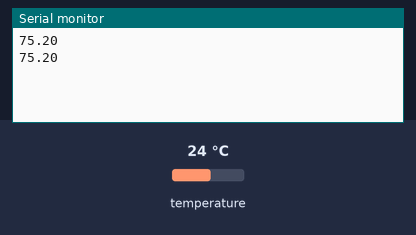
A sketch run on a simulated ESP32. On the bench: the last lines printed to the serial monitor. The inputs (shaded band) are chosen by the test bench; at power-on: temperature 24 °C.

Above: at 3.3 s.
3.4 s: temperature set to 12 °C
At 4.7 s:
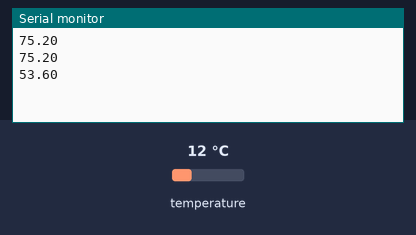
5.9 s: temperature set to 19 °C
At 7.2 s:
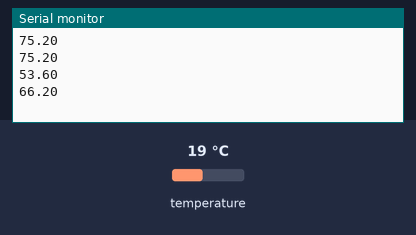
Timing chart, 0 to 8.9 s (numbered marks = the images above; inputs shaded):
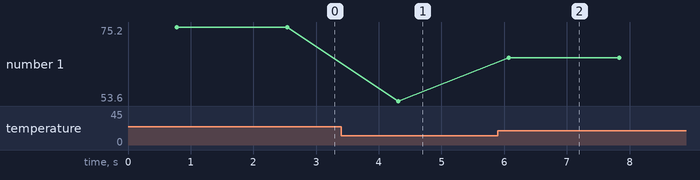

Measured:
- after the input at 3.4 s, the serial monitor: prints a new line after 0.91 s (image 1)
- after the input at 5.9 s, the serial monitor: prints a new line after 0.17 s (image 2)
- plotted number 1: 75.2 → 53.6 after the input at 3.4 s, 53.6 → 66.2 after the input at 5.9 s

The sketch:

CANBus_Transmitter.ino
```cpp
#include <SPI.h>          //Library for using SPI Communication
#include <mcp2515.h>      //Library for using CAN Communication (https://github.com/autowp/arduino-mcp2515/)
#include <OneWire.h>
#include <DallasTemperature.h>

// Pin used for one wire communication on the ExpressIf ESP32, note that pin 2 is reserved
#define ONE_WIRE_BUS (8)

// Desired time interval between measurements (in milliseconds)
#define DATA_INTERVAL (2000)

// Set to 'true' to print all outputs over USB serial, 'false' to print only the sensor data
#define PRINT_ALL (false)

// The LED is used to indicate an ERROR, note that some ESP32 modules have an on-board LED
#define LED_PIN (19)

// The OneWire instance used for the Dallas sensor
OneWire oneWire(ONE_WIRE_BUS);

// The Sensor instance
DallasTemperature sensor(&oneWire);

// To store the sensor's address per OneWire protocol
DeviceAddress deviceAddress;

struct can_frame canMsg;

MCP2515 mcp2515(10);

void setup()
{
  while (!Serial);
  Serial.begin(9600);
  SPI.begin();               //Begins SPI communication
  sensor.begin();               //Begins to read temperature & humidity sesnor value

  mcp2515.reset();
  mcp2515.setBitrate(CAN_500KBPS, MCP_8MHZ); //Sets CAN at speed 500KBPS and Clock 8MHz
  mcp2515.setNormalMode();
}


void loop()
{
  sensor.requestTemperatures();    //Gets Temperature value
  float t = sensor.getTempF(deviceAddress);
  Serial.println(t);
  canMsg.can_id  = 0x036;           //CAN id as 0x036
  canMsg.can_dlc = 8;               //CAN data length as 8
  canMsg.data[0] = t;               //Update humidity value in [0]
  canMsg.data[1] = 0x00;               //Update temperature value in [1]
  canMsg.data[2] = 0x00;            //Rest all with 0
  canMsg.data[3] = 0x00;
  canMsg.data[4] = 0x00;
  canMsg.data[5] = 0x00;
  canMsg.data[6] = 0x00;
  canMsg.data[7] = 0x00;

  mcp2515.sendMessage(&canMsg);     //Sends the CAN message
  delay(1000);
}
```
